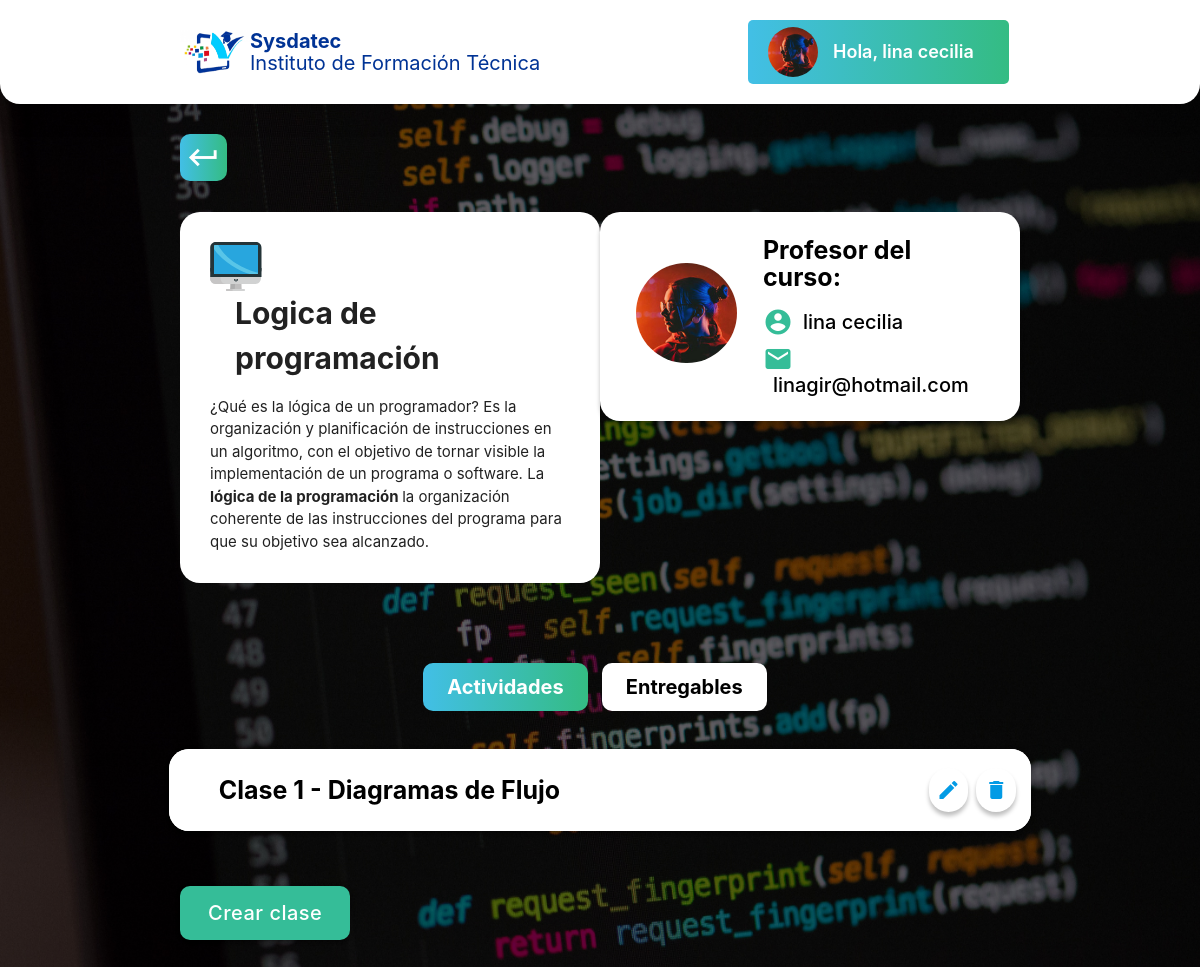
The app's page /logicadeprogramacionprofesor.php?var=13 (signed in) with its own data.
### tables this page shows
CREATE TABLE `usuarios` (
  `id` int(5) NOT NULL,
  `direccionf` varchar(100) NOT NULL,
  `foto` varchar(100) NOT NULL,
  `usuario` varchar(10) NOT NULL,
  `clave` int(10) NOT NULL,
  `correo` varchar(30) NOT NULL,
  `telefono` int(30) NOT NULL,
  `nombre` varchar(30) NOT NULL,
  `apellido` varchar(25) NOT NULL,
  `fecha de nacimiento` date NOT NULL,
  `genero` varchar(2) NOT NULL,
  `nivel` int(3) NOT NULL
);

CREATE TABLE `clases` (
  `Id` int(11) NOT NULL,
  `Nombre_clase` varchar(100) NOT NULL,
  `Info_clase` varchar(100) NOT NULL,
  `Archivo_clase` varchar(100) NOT NULL,
  `Id_materia` int(30) NOT NULL
);

### logicadeprogramacionprofesor.php (the view, shortened to what this page needs)
<?php
 include("Config.php");
 $sql = "SELECT * FROM `usuarios` WHERE  id='$_SESSION[Id]' ";
 $result = $conn->query($sql);
 if ($result->num_rows > 0) {
     $row = $result->fetch_assoc();
 }
 ?>
<!DOCTYPE html>
<html>
    <head>
        <?php
            include ('head.php');
        ?>
    </head>
    <body class="logica profe">
    <?php
          include ('header.php');
        ?>
 <div class="container registro">
    <a href="materiasasignadasprofesor.php"><i class="material-icons">keyboard_return</i></a>
  </div>
    <div class="container materia_contenedor">
        <div class="row caja_bienvenido">
         <div class=" col l6 caja_actividad">
          <div class=" row">
             <div class="texto_bienvenidia materia_caja col">
              <div class="materia_titulo">
               <p>Logica de programación</p>
              </div>
               <p>¿Qué es la lógica de un programador? Es la organización y planificación de instrucciones en un algoritmo, con el objetivo de tornar visible la implementación de un programa o software. La <b>lógica de la programación </b> la organización coherente de las instrucciones del programa para que su objetivo sea alcanzado. </p>
             </div>
          </div>
         </div>
         <?php
            $sql = "SELECT * FROM `materias` WHERE  Id_materia='$_SESSION[Id_materia]' ";
            $result = $conn->query($sql);
            if ($result->num_rows > 0) {
                $row = $result->fetch_assoc();
            }
            $id_profesor= $row["Id_profesor"];
            $sql = "SELECT * FROM `usuarios` WHERE  Id='$id_profesor' ";
            $result = $conn->query($sql);
            if ($result->num_rows > 0) {
                $row = $result->fetch_assoc();
            }
        ?>
         <div class="col l6 animacion actividades materias profesor">
         <div class="row">
		  <div class="contenedor_perfil">
        <div class="col l4 foto_perfil">
        <img src="Imagenes perfil/<?php echo $row["foto"]?>" class="responsive-img" width="auto">
      </div>
        <div class="col l7 right nombre">
          <h2 class="nombre_perfil curso">Profesor del curso:</h2>
          <div class="nombre_profesor">
            <i class="material-icons">account_circle</i>
            <h2 class="nombre_perfil"> <?php echo $row["nombre"] ." ". $row["apellido"]?></h2>
          </div>
          <div class="nombre_profesor">
            <i class="material-icons">email</i>
            <h2 class="nombre_perfil"> <?php echo $row["correo"] ?></h2>
          </div>
            </div>
           </div>
          </div>
         </div>
        </div>
        <ul class="tabs tab_materia">
          <li class="tab"><a href="#1" class="active">Actividades</a></li>
          <li class="tab"><a href="#2">Entregables</a></li>
        </ul>
        <div id="1" class="col s12">
          <div class="row vistarapida">
            <div class="row cajas">
            <?php
               $sql = "SELECT * FROM `clases` WHERE  Id_materia='$_SESSION[Id_materia]' ";
               $result = $conn->query($sql);
                while($row = $result->fetch_assoc()){
                echo "<div class='col l12 caja_vista materia profemateria'>
                <ul class='collapsible'>
                 <li>
                  <div class='collapsible-header'>
                    <p>".$row['Nombre_clase']."</p>
                    <a href='editarclase.php?var=".$row["Id"]."'><i class='material-icons'>create</i></a>
                    <a href='eliminarclase.php?var=".$row["Id"]."'><i class='material-icons'>delete</i></a>
                  </div>
                    <p>".$row['Info_clase']."</p>
                        <a href='archivos/".$row['Archivo_clase']."' download='".$row['Archivo_clase']."'>".$row['Archivo_clase']."</a>
                  </li>
                 </ul>
                </div>";
            }
            ?>
            </div>
          </div>
          <div class="col s12 btnprofe">
          <a class="waves-effect waves-light btn-large shake-slow  btninicio" href="crearclase.php">Crear clase</a>
        </div>
        </div>
    </body>
</html>

### header.php
<?php
$nombre_usuario= $row["nombre"] ." ". $row["apellido"];
?>
<nav class="white nav">
  <div class=" container nav-wrapper header">
    <div class="row">
      <div class="col l6 logo_sysdatec">
        <div class="col l2 imagen_sys">
          <img class="responsive-img" src="img/cropped-sysdateclogo-1-1-768x377 1.png">
        </div>
         <div class="col l10 sysdatec">
          <p class="bold">Sysdatec</p>
          <p>Instituto de Formación Técnica</p>
        </div>
      </div>
      <ul id="nav-mobile" class="right hide-on-med-and-down col l6 nombre_usuario">
        <li>
          <img src="Imagenes perfil/<?php echo $row["foto"]?>" class="responsive-img" width="auto">
          <a href="Perfil.php">Hola, <?php echo $nombre_usuario ?></a>
        </li>
      </ul>
    </div>
  </div>
</nav>

### records on screen
usuarios: foto (picture), nombre_usuario "lina cecilia", nombre "lina", apellido "cecilia", correo "linagir@hotmail.com"
clases: Nombre_clase "Clase 1 - Diagramas de Flujo"
